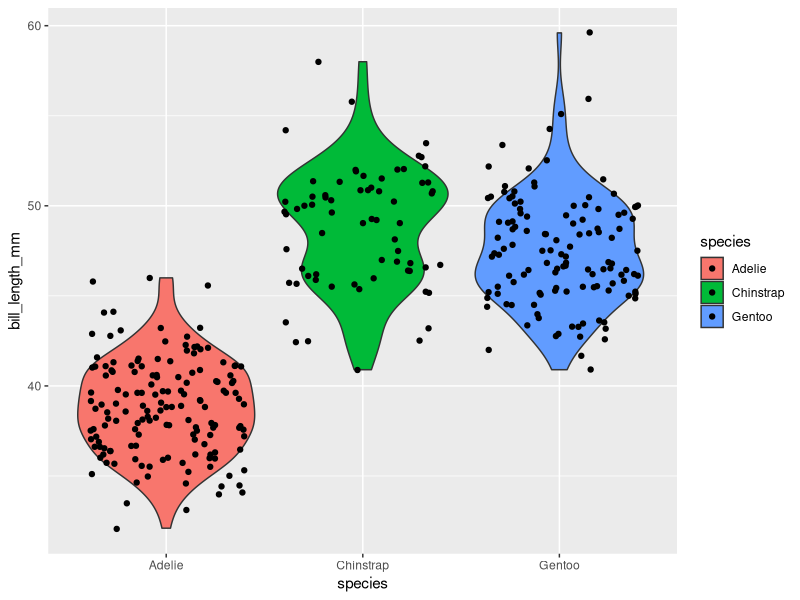

This chart was generated by the following R code:

            library(ggplot2)
            library(palmerpenguins)
            built_answer <- tryCatch(
                {
                    set.seed(42)
                    ggplot(penguins, aes(x = species, y = bill_length_mm, fill = species)) + geom_violin() + geom_jitter()
                    suppressWarnings(
                        if (!file.exists("/sandbox/figures/bill-length_species_violin_jitter_overlay_answer.png")) {
                            ggsave(
                                width = 3,
                                height = 3,
                                "/sandbox/figures/bill-length_species_violin_jitter_overlay_answer.png"
                            )
                        }
                    )
                    suppressWarnings(
                        ggplot_build(last_plot())
                    )
                },
                error = function(e) {
                    'ERROR'
                }
            )
            built_submission <- tryCatch(
                {
                    set.seed(42)
                    ggplot(penguins, aes(x = species, y = bill_length_mm, fill = species)) +
  geom_violin() +
  geom_jitter(aes(size = 1), alpha = 0.5) +
  scale_size_range(limits = c(0.5, 1.5))
                    suppressWarnings(
                        ggsave(
                            width = 3,
                            height = 3,
                            "figures/bill-length_species_violin_jitter_overlay_submission_ministral.png"
                        )
                    )
                    suppressWarnings(
                        ggplot_build(last_plot())
                    )
                },
                error = function(e) {
                    'ERROR'
                }
            )
            cat(isTRUE(all.equal(built_answer, built_submission)))
        
